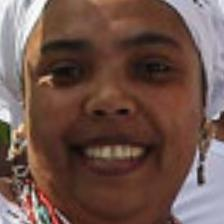
#> input picture fairface_images/10034.jpg, 224 x 224 px; its folder holds only this picture in this run
$ jupyter execute --allow-errors face-recognition-using-svm.ipynb   (shell and % lines are left out)
#> lines starting #> are read from the running program, lines starting #| are printed output that depends on the picture
[cell 1]
import os
import numpy as np
import pandas as pd
import matplotlib.pyplot as plt
import seaborn as sns
import plotly.express as px
from PIL import Image
from sklearn.model_selection import train_test_split

[cell 2]
df = pd.read_csv('./fairface.csv')
#> (reads fairface.csv from the repository)

[cell 3]
df.head(5)

[cell 4]
df.info()

[cell 5]
df.isna().sum()

[cell 6]
df['age'].value_counts()

[cell 7]
sns.histplot(x= 'age', data=df)
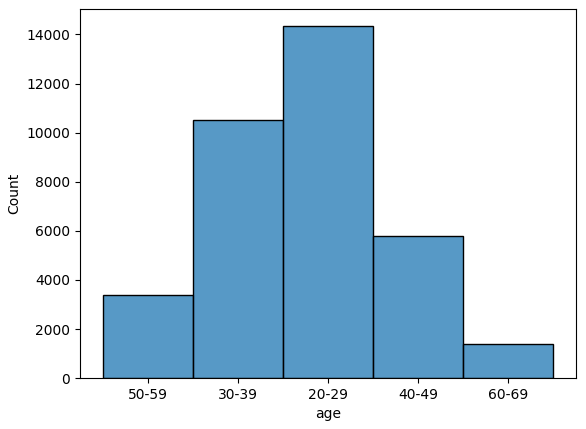
#> figure drawn by matplotlib, 1 panel; tallest bar 14337 high, from x = 1.5 to 2.5

[cell 8]
df['gender'].value_counts()

[cell 9]
df['race'].value_counts()

[cell 10]
sns.histplot(x= 'race', data=df)
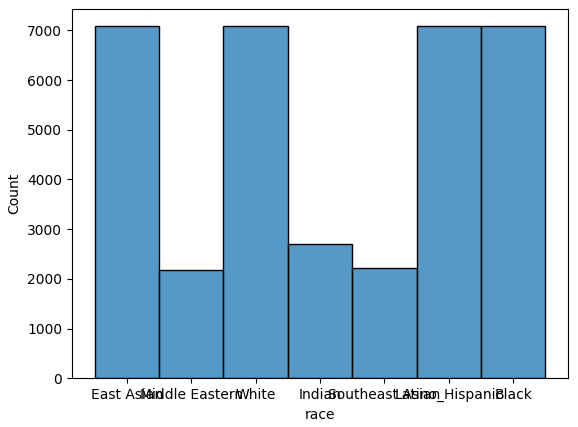
#> figure drawn by matplotlib, 1 panel
#> further down, img is the input picture: PIL image 224x224 RGB; mean R, G, B 110.1, 83.1, 74.7

[cell 11]
df['phototype'].value_counts()

[cell 12]
# Are we able to get a good idea of what each phototype represent?

[cell 13]
df.groupby(['phototype', 'race'])['gender'].value_counts()

[cell 14]
fig = px.sunburst(df,
                  path=['phototype', 'race',
                        'gender', 'age'],
                  width=700, height=600)
fig.update_traces(textinfo="label+value")
fig.show()

[cell 15]
# Do we need to find more data on Indian, Southern Asian and Middle Eastern people?
# How easy would it be to get more data?
# Could we add ourselves as data?

[cell 16]
# Let's load the images and look at some of them!

[cell 17]
root = 'fairface_images'

fnames = os.listdir(root)

[cell 18]
len(fnames)

[cell 19]
fig, axs = plt.subplots(nrows=2, ncols=5, figsize=(9,9))
axs = axs.flatten()

#> (the rest of this cell did not finish here and is left out)

[cell 20]
df.head(10)

[cell 21]
X = df
len(X)

[cell 22]
y = fnames
len(y)

[cell 23]
# There are 14 pictures that do not appear in the dataframe. Could it simply be the last 14?

[cell 24]
df[-14:]

[cell 25]
fnames[-14:]

[cell 26]
# It is not. So we need to go through the entire 'file' column of the dataset and compare
# it to fnames to see where the discrepancy lies

[cell 27]
dfnames = list(df['file'].values)
dfnames

[cell 28]
fnames

#> (a cell that did not finish here is left out)

[cell 30]
# [4 lines of commented-out code are left out]

not_in_df = [img for img in fnames if img not in dfnames]
#> not_in_df = []

[cell 31]
not_in_df

[cell 32]
# Aaaaaaah. There seems to be 14 duplicates. So we can just remove these? Let's compare these with
# their counterparts without the (1)

[cell 33]
potential_duplicates = [f"{img.split('(')[0]}.jpg" for img in not_in_df]
#> potential_duplicates = []
potential_duplicates
